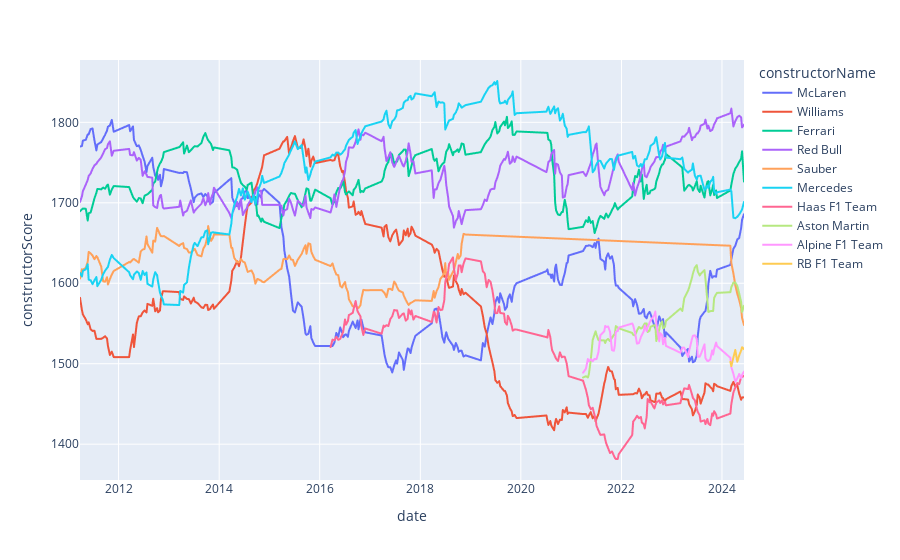

The code cell stored with this chart in its notebook:
### Markdown cell above
## Data visualisation

### Code cell
con_df = mod_df.groupby(["year", "date", "constructorId"])["constructorScore"].max().reset_index()
con_df = con_df.merge(constructors_df, on="constructorId", how="left")
cur_con = set(con_df.loc[con_df["year"] == 2024, "constructorId"])
cur_df = con_df[con_df["constructorId"].isin(cur_con) & (con_df["year"] > 2010)]

px.line(cur_df, x="date", y="constructorScore", color="constructorName")

### Figure 1 — Plotly figure (JSON) as saved in the notebook; plotly's stock layout.template omitted (floating-point values rounded to 4 significant figures; data arrays with more than 128 entries replaced by an {"elided": "..."} marker saying what was removed)
{"data": [{"hovertemplate": "constructorName=McLaren<br>date=%{x}<br>constructorScore=%{y}<extra></extra>", "legendgroup": "McLaren", "line": {"color": "#636efa", "dash": "solid"}, "marker": {"symbol": "circle"}, "mode": "lines", "name": "McLaren", "showlegend": true, "type": "scattergl", "x": {"elided": "271 str values"}, "xaxis": "x", "y": {"elided": "271 float values"}, "yaxis": "y"}, {"hovertemplate": "constructorName=Williams<br>date=%{x}<br>constructorScore=%{y}<extra></extra>", "legendgroup": "Williams", "line": {"color": "#EF553B", "dash": "solid"}, "marker": {"symbol": "circle"}, "mode": "lines", "name": "Williams", "showlegend": true, "type": "scattergl", "x": {"elided": "271 str values"}, "xaxis": "x", "y": {"elided": "271 float values"}, "yaxis": "y"}, {"hovertemplate": "constructorName=Ferrari<br>date=%{x}<br>constructorScore=%{y}<extra></extra>", "legendgroup": "Ferrari", "line": {"color": "#00cc96", "dash": "solid"}, "marker": {"symbol": "circle"}, "mode": "lines", "name": "Ferrari", "showlegend": true, "type": "scattergl", "x": {"elided": "271 str values"}, "xaxis": "x", "y": {"elided": "271 float values"}, "yaxis": "y"}, {"hovertemplate": "constructorName=Red Bull<br>date=%{x}<br>constructorScore=%{y}<extra></extra>", "legendgroup": "Red Bull", "line": {"color": "#ab63fa", "dash": "solid"}, "marker": {"symbol": "circle"}, "mode": "lines", "name": "Red Bull", "showlegend": true, "type": "scattergl", "x": {"elided": "271 str values"}, "xaxis": "x", "y": {"elided": "271 float values"}, "yaxis": "y"}, {"hovertemplate": "constructorName=Sauber<br>date=%{x}<br>constructorScore=%{y}<extra></extra>", "legendgroup": "Sauber", "line": {"color": "#FFA15A", "dash": "solid"}, "marker": {"symbol": "circle"}, "mode": "lines", "name": "Sauber", "showlegend": true, "type": "scattergl", "x": {"elided": "167 str values"}, "xaxis": "x", "y": {"elided": "167 float values"}, "yaxis": "y"}, {"hovertemplate": "constructorName=Mercedes<br>date=%{x}<br>constructorScore=%{y}<extra></extra>", "legendgroup": "Mercedes", "line": {"color": "#19d3f3", "dash": "solid"}, "marker": {"symbol": "circle"}, "mode": "lines", "name": "Mercedes", "showlegend": true, "type": "scattergl", "x": {"elided": "271 str values"}, "xaxis": "x", "y": {"elided": "271 float values"}, "yaxis": "y"}, {"hovertemplate": "constructorName=Haas F1 Team<br>date=%{x}<br>constructorScore=%{y}<extra></extra>", "legendgroup": "Haas F1 Team", "line": {"color": "#FF6692", "dash": "solid"}, "marker": {"symbol": "circle"}, "mode": "lines", "name": "Haas F1 Team", "showlegend": true, "type": "scattergl", "x": {"elided": "175 str values"}, "xaxis": "x", "y": {"elided": "175 float values"}, "yaxis": "y"}, {"hovertemplate": "constructorName=Aston Martin<br>date=%{x}<br>constructorScore=%{y}<extra></extra>", "legendgroup": "Aston Martin", "line": {"color": "#B6E880", "dash": "solid"}, "marker": {"symbol": "circle"}, "mode": "lines", "name": "Aston Martin", "showlegend": true, "type": "scattergl", "x": ["2021-03-28", "2021-04-18", "2021-05-02", "2021-05-09", "2021-05-23", "2021-06-06", "2021-06-20", "2021-06-27", "2021-07-04", "2021-07-18", "2021-08-01", "2021-08-29", "2021-09-05", "2021-09-12", "2021-09-26", "2021-10-10", "2021-10-24", "2021-11-07", "2021-11-14", "2021-11-21", "2021-12-05", "2021-12-12", "2022-03-20", "2022-03-27", "2022-04-10", "2022-04-24", "2022-05-08", "2022-05-22", "2022-05-29", "2022-06-12", "2022-06-19", "2022-07-03", "2022-07-10", "2022-07-24", "2022-07-31", "2022-08-28", "2022-09-04", "2022-09-11", "2022-10-02", "2022-10-09", "2022-10-23", "2022-10-30", "2022-11-13", "2022-11-20", "2023-03-05", "2023-03-19", "2023-04-02", "2023-04-30", "2023-05-07", "2023-05-28", "2023-06-04", "2023-06-18", "2023-07-02", "2023-07-09", "2023-07-23", "2023-07-30", "2023-08-27", "2023-09-03", "2023-09-17", "2023-09-24", "2023-10-08", "2023-10-22", "2023-10-29", "2023-11-05", "2023-11-19", "2023-11-26", "2024-03-02", "2024-03-09", "2024-03-24", "2024-04-07", "2024-04-21", "2024-05-05", "2024-05-19", "2024-05-26", "2024-06-09"], "xaxis": "x", "y": [1483.0, 1484.0, 1483.0, 1487.0, 1505.0, 1529.0, 1537.0, 1540.0, 1536.0, 1529.0, 1529.0, 1529.0, 1526.0, 1529.0, 1531.0, 1528.0, 1532.0, 1536.0, 1537.0, 1547.0, 1545.0, 1544.0, 1538.0, 1536.0, 1535.0, 1541.0, 1546.0, 1544.0, 1544.0, 1548.0, 1550.0, 1550.0, 1539.0, 1541.0, 1546.0, 1548.0, 1548.0, 1528.0, 1542.0, 1548.0, 1553.0, 1544.0, 1546.0, 1553.0, 1569.0, 1566.0, 1581.0, 1591.0, 1594.0, 1607.0, 1612.0, 1620.0, 1623.0, 1615.0, 1610.0, 1611.0, 1616.0, 1605.0, 1578.0, 1564.0, 1565.0, 1566.0, 1566.0, 1582.0, 1586.0, 1588.0, 1589.0, 1595.0, 1601.0, 1601.0, 1597.0, 1587.0, 1577.0, 1564.0, 1572.0], "yaxis": "y"}, {"hovertemplate": "constructorName=Alpine F1 Team<br>date=%{x}<br>constructorScore=%{y}<extra></extra>", "legendgroup": "Alpine F1 Team", "line": {"color": "#FF97FF", "dash": "solid"}, "marker": {"symbol": "circle"}, "mode": "lines", "name": "Alpine F1 Team", "showlegend": true, "type": "scattergl", "x": ["2021-03-28", "2021-04-18", "2021-05-02", "2021-05-09", "2021-05-23", "2021-06-06", "2021-06-20", "2021-06-27", "2021-07-04", "2021-07-18", "2021-08-01", "2021-08-29", "2021-09-05", "2021-09-12", "2021-09-26", "2021-10-10", "2021-10-24", "2021-11-07", "2021-11-14", "2021-11-21", "2021-12-05", "2021-12-12", "2022-03-20", "2022-03-27", "2022-04-10", "2022-04-24", "2022-05-08", "2022-05-22", "2022-05-29", "2022-06-12", "2022-06-19", "2022-07-03", "2022-07-10", "2022-07-24", "2022-07-31", "2022-08-28", "2022-09-04", "2022-09-11", "2022-10-02", "2022-10-09", "2022-10-23", "2022-10-30", "2022-11-13", "2022-11-20", "2023-03-05", "2023-03-19", "2023-04-02", "2023-04-30", "2023-05-07", "2023-05-28", "2023-06-04", "2023-06-18", "2023-07-02", "2023-07-09", "2023-07-23", "2023-07-30", "2023-08-27", "2023-09-03", "2023-09-17", "2023-09-24", "2023-10-08", "2023-10-22", "2023-10-29", "2023-11-05", "2023-11-19", "2023-11-26", "2024-03-02", "2024-03-09", "2024-03-24", "2024-04-07", "2024-04-21", "2024-05-05", "2024-05-19", "2024-05-26", "2024-06-09"], "xaxis": "x", "y": [1489.0, 1494.0, 1506.0, 1503.0, 1506.0, 1503.0, 1506.0, 1506.0, 1506.0, 1515.0, 1535.0, 1540.0, 1547.0, 1546.0, 1546.0, 1540.0, 1517.0, 1516.0, 1523.0, 1540.0, 1541.0, 1545.0, 1550.0, 1548.0, 1538.0, 1525.0, 1526.0, 1533.0, 1535.0, 1541.0, 1548.0, 1540.0, 1545.0, 1551.0, 1554.0, 1560.0, 1565.0, 1551.0, 1528.0, 1538.0, 1535.0, 1524.0, 1532.0, 1522.0, 1514.0, 1520.0, 1520.0, 1508.0, 1516.0, 1531.0, 1535.0, 1535.0, 1531.0, 1509.0, 1509.0, 1511.0, 1524.0, 1507.0, 1503.0, 1503.0, 1506.0, 1517.0, 1511.0, 1518.0, 1526.0, 1522.0, 1507.0, 1496.0, 1487.0, 1478.0, 1482.0, 1487.0, 1482.0, 1486.0, 1490.0], "yaxis": "y"}, {"hovertemplate": "constructorName=RB F1 Team<br>date=%{x}<br>constructorScore=%{y}<extra></extra>", "legendgroup": "RB F1 Team", "line": {"color": "#FECB52", "dash": "solid"}, "marker": {"symbol": "circle"}, "mode": "lines", "name": "RB F1 Team", "showlegend": true, "type": "scattergl", "x": ["2024-03-02", "2024-03-09", "2024-03-24", "2024-04-07", "2024-04-21", "2024-05-05", "2024-05-19", "2024-05-26", "2024-06-09"], "xaxis": "x", "y": [1502.0, 1497.0, 1508.0, 1517.0, 1502.0, 1510.0, 1516.0, 1520.0, 1518.0], "yaxis": "y"}], "layout": {"legend": {"title": {"text": "constructorName"}, "tracegroupgap": 0}, "margin": {"t": 60}, "xaxis": {"anchor": "y", "domain": [0, 1], "title": {"text": "date"}}, "yaxis": {"anchor": "x", "domain": [0, 1], "title": {"text": "constructorScore"}}}}
